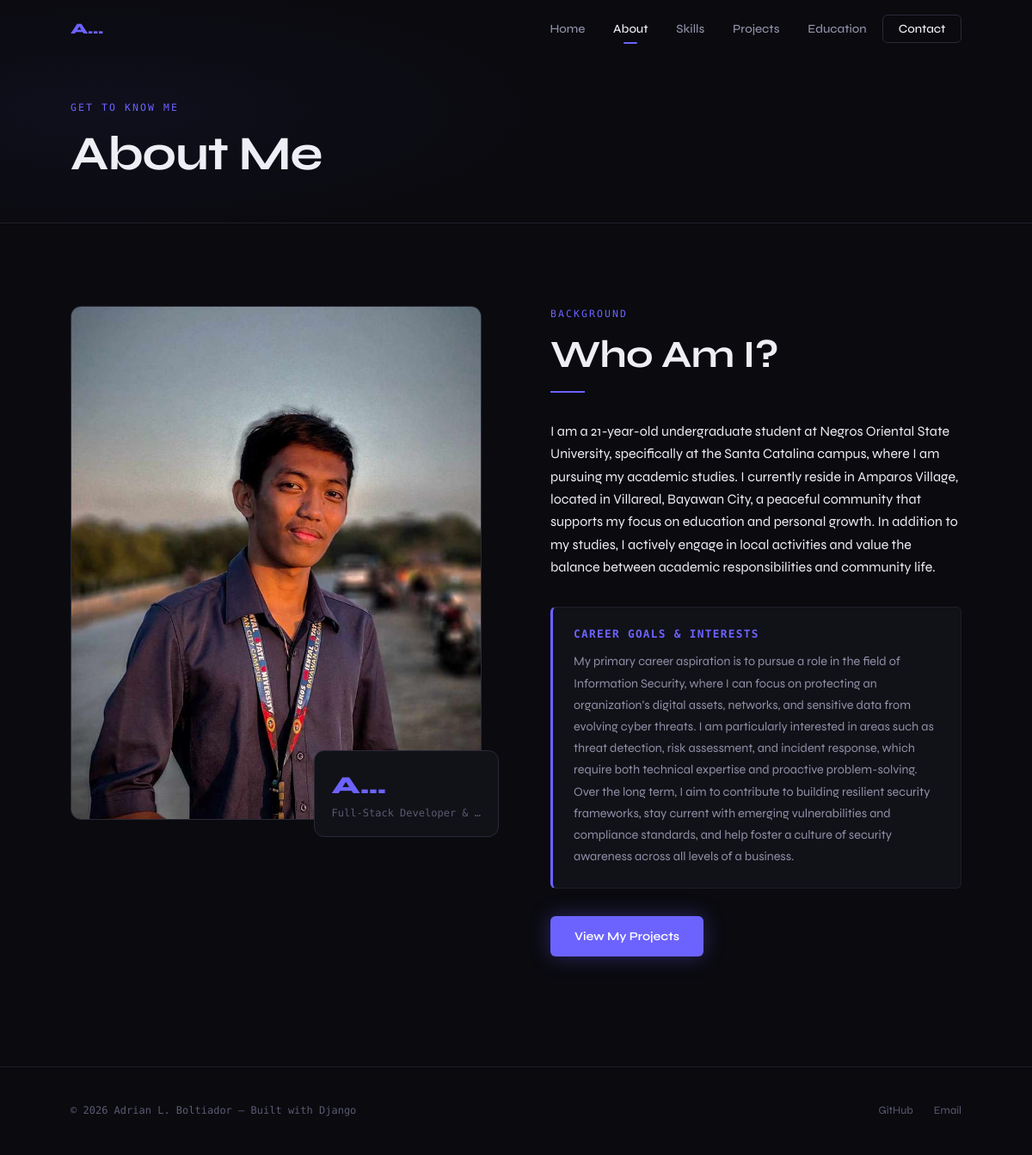
The page /about/ on the database its author committed.
### bolt_app/models.py (models this page shows, shortened)
class Profile(models.Model):
    name = models.CharField(max_length=100)
    tagline = models.CharField(max_length=200)
    bio = models.TextField()
    career_goals = models.TextField()
    profile_photo = models.ImageField(upload_to='profile/', blank=True, null=True)
    email = models.EmailField()
    github_url = models.URLField(blank=True)
    linkedin_url = models.URLField(blank=True)
    twitter_url = models.URLField(blank=True)
    resume = models.FileField(upload_to='resume/', blank=True, null=True)
    class Meta:
        verbose_name = 'Profile'

### bolt_app/views.py (the view)
# urls.py: path('about/', views.about, name='about'),
def about(request):
    profile = get_profile()
    context = {
        'profile': profile,
        'active_page': 'about',
    }
    return render(request, 'bolt_app/about.html', context)

### bolt_app/views.py (called while the page is built)
def get_profile():
    return Profile.objects.first()

### bolt_app/templates/bolt_app/about.html (shortened to what this page needs)
{% extends 'bolt_app/base.html' %}
{% load static %}
{% block content %}
<div class="page-hero">
  <div class="page-hero-bg"></div>
  <div class="container" style="position:relative;">
    <span class="section-label">Get to know me</span>
    <h1 style="font-size:clamp(2rem,5vw,3.5rem); letter-spacing:-0.02em;">About Me</h1>
  </div>
</div>
<section class="section">
  <div class="container">
    {% if profile %}
    <div class="about-grid">
      <div class="about-photo-wrap fade-up">
        <div class="about-photo-frame">
          {% if profile.profile_photo %}
            <img src="{{ profile.profile_photo.url }}" alt="{{ profile.name }}" />
          {% else %}
            <div class="about-photo-placeholder">
              <svg width="56" height="56" viewBox="0 0 24 24" fill="none" stroke="#5a5a72" stroke-width="1"><circle cx="12" cy="8" r="4"/><path d="M4 20c0-4 3.6-7 8-7s8 3 8 7"/></svg>
            </div>
          {% endif %}
        </div>
        <div class="about-card-float">
          <div class="num">{{ profile.name|truncatechars:2 }}</div>
          <div class="label">{{ profile.tagline|truncatewords:3 }}</div>
        </div>
      </div>
      <div class="about-text fade-up delay-2">
        <div class="section-header" style="margin-bottom:2rem;">
          <span class="section-label">Background</span>
          <h2>Who Am I?</h2>
          <div class="section-line"></div>
        </div>
        {% for paragraph in profile.bio %}{{ paragraph }}{% endfor %}
        {% if profile.career_goals %}
        <div class="about-goals">
          <h4>Career Goals &amp; Interests</h4>
          <p style="margin:0; font-size:0.9rem; line-height:1.75;">{{ profile.career_goals }}</p>
        </div>
        {% endif %}
        <div style="display:flex; gap:1rem; margin-top:2rem; flex-wrap:wrap;">
          <a href="{% url 'projects' %}" class="btn btn-primary">View My Projects</a>
        </div>
      </div>
    </div>
    {% else %}
    <p style="color:var(--text-3); font-family:var(--font-mono); font-size:0.875rem;">
      No profile data yet. Add your profile in the admin panel.
    </p>
    {% endif %}
  </div>
</section>
{% endblock %}

### bolt_app/templates/bolt_app/base.html (shortened to what this page needs)
{% load static %}
<!DOCTYPE html>
<html lang="en">
<head>
  <link rel="stylesheet" href="{% static 'bolt_app/css/style.css' %}" />
</head>
<body>
  <header class="nav" id="nav">
    <div class="nav-inner">
      <a href="{% url 'home' %}" class="nav-logo">
        {% if profile %}<span>{{ profile.name|truncatechars:2 }}{% else %}<span>/</span>Portfolio{% endif %}
      </a>
      <nav>
        <ul class="nav-links" id="navLinks">
          <li><a href="{% url 'home' %}"      {% if active_page == 'home'      %}class="active"{% endif %}>Home</a></li>
          <li><a href="{% url 'about' %}"     {% if active_page == 'about'     %}class="active"{% endif %}>About</a></li>
          <li><a href="{% url 'skills' %}"    {% if active_page == 'skills'    %}class="active"{% endif %}>Skills</a></li>
          <li><a href="{% url 'projects' %}"  {% if active_page == 'projects'  %}class="active"{% endif %}>Projects</a></li>
          <li><a href="{% url 'education' %}" {% if active_page == 'education' %}class="active"{% endif %}>Education</a></li>
          <li><a href="{% url 'contact' %}"   class="nav-cta {% if active_page == 'contact' %}active{% endif %}">Contact</a></li>
        </ul>
      </nav>
    </div>
  </header>
  <main>
    {% block content %}{% endblock %}
  </main>
  <footer class="footer">
    <div class="footer-inner">
      <p class="footer-copy">
        &copy; {% now "Y" %} {% if profile %}{{ profile.name }}{% else %}Portfolio{% endif %} — Built with Django
      </p>
      <nav class="footer-links">
        {% if profile.github_url   %}<a href="{{ profile.github_url }}"   target="_blank" rel="noopener">GitHub</a>{% endif %}
        {% if profile.email        %}<a href="mailto:{{ profile.email }}">Email</a>{% endif %}
      </nav>
    </div>
  </footer>
</body>
</html>

### rows shown on the page
Profile: name "A…", profile_photo (picture), tagline "Full-Stack Developer & …", career_goals "My primary career aspiration is to pursue a role in the field of Information Security, where I can focus on protecting an organization’s digital assets, networks, and sensitive data from evolving cyber threats. I am particularly interested in areas such as threat detection, risk assessment, and incident response, which require both technical expertise and proactive problem-solving. Over the long term, I aim to contribute to building resilient security frameworks, stay current with emerging vulnerabilities and compliance standards, and help foster a culture of security awareness across all levels of a business.", name "Adrian L. Boltiador"

### other values the page prints
{{ paragraph }} "I" "a" "m" "a" "2" "1" "-" "y" "e" "a" "r" "-" "o" "l" "d" "u" "n" "d" "e" "r" "g" "r" "a" "d" "u" "a" "t" "e" "s" "t" "u" "d" "e" "n" "t" "a" "t" "N" "e" "g" "r" "o" "s" "O" "r" "i" "e" "n" "t" "a" "l" "S" "t" "a" "t" "e" "U" "n" "i" "v" "e" "r" "s" "i" "t" "y" "," "s" "p" "e" "c" "i" "f" "c" "a" "l" "l" "y" "a" "t" "t" "h" "e" "S" "a" "n" "t" "a" "C" "a" "t" "a" "l" "i" "n" "a" "c" "a" "m" "p" "u" "s" "," "w" "h" "e" "r" "e" "I" "a" "m" "p" "u" "r" "s" "u" "i" "n" "g" "m" "y" "a" "c" "a" "d" "e" "m" "i" "c" "s" "t" "u" "d" "i" "e" "s" "." "I" "c" "u" "r" "r" "e" "n" "t" "l" "y" "r" "e" "s" "i" "d" "e" "i" "n" "A" "m" "p" "a" "r" "o" "s" "V" "i" "l" "l" "a" "g" "e" "," "l" "o" "c" "a" "t" "e" "d" "i" "n" "V" "i" "l" "l" "a" "r" "e" "a" "l" "," "B" "a" "y" "a" "w" "a" "n" "C" "i" "t" "y" "," "a" "p" "e" "a" "c" "e" "f" "u" "l" "c" "o" "m" "m" "u" "n" "i" "t" "y" "t" "h" "a" "t" "s" "u" "p" "p" "o" "r" "t" "s" "m" "y" "f" "o" "c" "u" "s" "o" "n" "e" "d" "u" "c" "a" "t" "i" "o" "n" "a" "n" "d" "p" "e" "r" "s" "o" "n" "a" "l" "g" "r" "o" "w" "t" "h" "." "I" "n" "a" "d" "d" "i" "t" "i" "o" "n" "t" "o" "m" "y" "s" "t" "u" "d" "i" "e" "s" "," "I" "a" "c" "t" "i" "v" "e" "l" "y" "e" "n" "g" "a" "g" "e" "i" "n" "l" "o" "c" "a" "l" "a" "c" "t" "i" "v" "i" "t" "i" "e" "s" "a" "n" "d" "v" "a" "l" "u" "e" "t" "h" "e" "b" "a" "l" "a" "n" "c" "e" "b" "e" "t" "w" "e" "e" "n" "a" "c" "a" "d" "e" "m" "i" "c" "r" "e" "s" "p" "o" "n" "s" "i" "b" "i" "l" "i" "t" "i" "e" "s" "a" "n" "d" "c" "o" "m" "m" "u" "n" "i" "t" "y" "l" "i" "f" "e" "."
